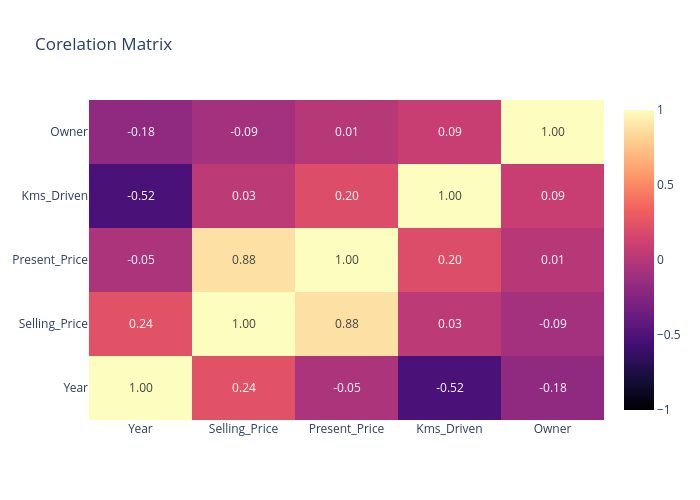

Notebook code cell kept with this figure:
### Code cell
import plotly.graph_objects as go

corr_matrix = df.select_dtypes(include='number').corr()
heatmap = go.Heatmap(
    z=corr_matrix.values, x=corr_matrix.columns, y=corr_matrix.index,
    colorscale='Magma', zmin=-1, zmax=1, text=corr_matrix.values,
    texttemplate="%{text:.2f}", hoverinfo="none"
)

fig = go.Figure(data=[heatmap], layout=go.Layout(
    title='Corelation Matrix', width=700, height=500))
fig.show()

### Figure 1 — Plotly figure (JSON) as saved in the notebook; plotly's stock layout.template omitted (floating-point values rounded to 4 significant figures)
{"data": [{"colorscale": [[0, "#000004"], [0.1111, "#180f3d"], [0.2222, "#440f76"], [0.3333, "#721f81"], [0.4444, "#9e2f7f"], [0.5556, "#cd4071"], [0.6667, "#f1605d"], [0.7778, "#fd9668"], [0.8889, "#feca8d"], [1, "#fcfdbf"]], "hoverinfo": "none", "text": [[1, 0.2361, -0.04758, -0.5243, -0.1821], [0.2361, 1, 0.879, 0.02919, -0.08834], [-0.04758, 0.879, 1, 0.2036, 0.008057], [-0.5243, 0.02919, 0.2036, 1, 0.08922], [-0.1821, -0.08834, 0.008057, 0.08922, 1]], "texttemplate": "%{text:.2f}", "type": "heatmap", "x": ["Year", "Selling_Price", "Present_Price", "Kms_Driven", "Owner"], "y": ["Year", "Selling_Price", "Present_Price", "Kms_Driven", "Owner"], "z": [[1, 0.2361, -0.04758, -0.5243, -0.1821], [0.2361, 1, 0.879, 0.02919, -0.08834], [-0.04758, 0.879, 1, 0.2036, 0.008057], [-0.5243, 0.02919, 0.2036, 1, 0.08922], [-0.1821, -0.08834, 0.008057, 0.08922, 1]], "zmax": 1, "zmin": -1}], "layout": {"height": 500, "title": {"text": "Corelation Matrix"}, "width": 700}}
